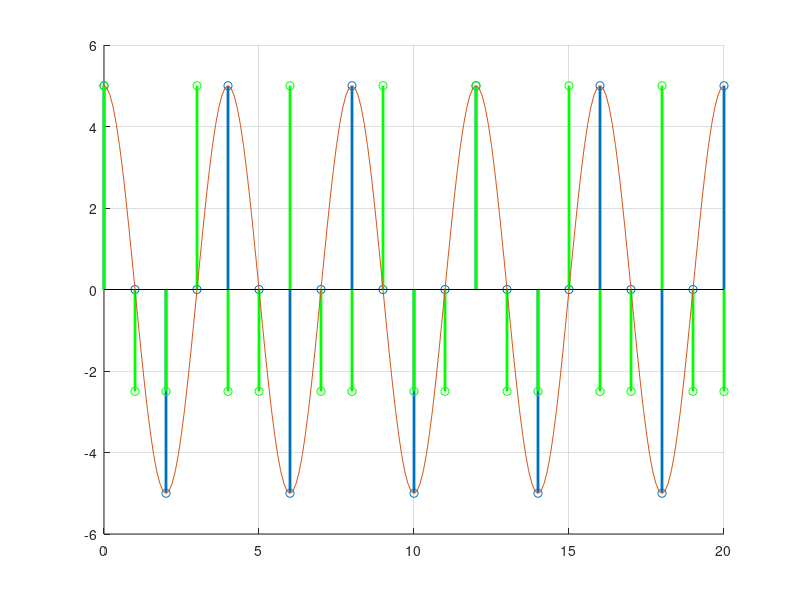

Write MATLAB code to recreate this figure.
t = 0:0.0001:.1;

x = 5 * cos (100 * pi * t);
subplot(1,1,1);
%plot(t,x);
grid on;
hold on;
n = 0:20;
y = 5 * cos(pi * 100/200 *n );
y_75 = 5 * cos(pi * 100/75 *n );
stem(n,y, 'LineWidth', 2);
stem(n,y_75,'g', 'LineWidth',2);
n = 0:0.1:20;
y = 5 * cos(pi * 100/200 * n);
plot(n,y);


